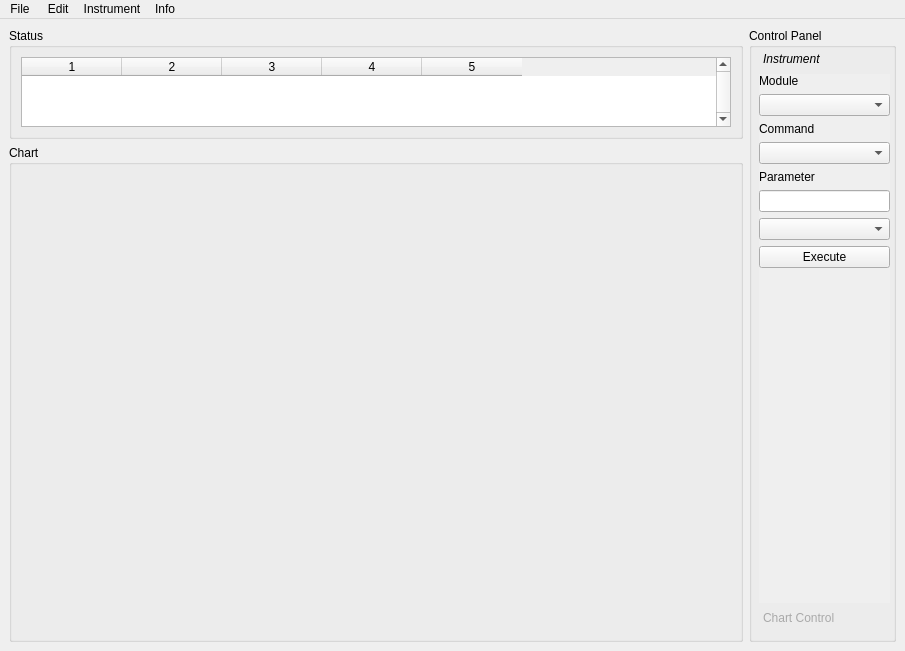
<?xml version="1.0" encoding="UTF-8"?>
<ui version="4.0">
 <class>MainWindow</class>
 <widget class="QMainWindow" name="MainWindow">
  <property name="geometry">
   <rect>
    <x>0</x>
    <y>0</y>
    <width>905</width>
    <height>651</height>
   </rect>
  </property>
  <property name="minimumSize">
   <size>
    <width>0</width>
    <height>651</height>
   </size>
  </property>
  <property name="windowTitle">
   <string>MainWindow</string>
  </property>
  <property name="layoutDirection">
   <enum>Qt::LeftToRight</enum>
  </property>
  <property name="autoFillBackground">
   <bool>false</bool>
  </property>
  <property name="styleSheet">
   <string notr="true"/>
  </property>
  <widget class="QWidget" name="centralwidget">
   <layout class="QGridLayout" name="gridLayout_2">
    <item row="0" column="0">
     <widget class="QGroupBox" name="groupBox_3">
      <property name="minimumSize">
       <size>
        <width>621</width>
        <height>61</height>
       </size>
      </property>
      <property name="maximumSize">
       <size>
        <width>16777215</width>
        <height>111</height>
       </size>
      </property>
      <property name="styleSheet">
       <string notr="true"/>
      </property>
      <property name="title">
       <string>Status</string>
      </property>
      <layout class="QGridLayout" name="gridLayout_3">
       <item row="0" column="0">
        <widget class="QTableWidget" name="statusMessage">
         <property name="verticalScrollBarPolicy">
          <enum>Qt::ScrollBarAlwaysOn</enum>
         </property>
         <property name="editTriggers">
          <set>QAbstractItemView::NoEditTriggers</set>
         </property>
         <property name="selectionMode">
          <enum>QAbstractItemView::NoSelection</enum>
         </property>
         <property name="selectionBehavior">
          <enum>QAbstractItemView::SelectRows</enum>
         </property>
         <property name="wordWrap">
          <bool>false</bool>
         </property>
         <property name="columnCount">
          <number>5</number>
         </property>
         <attribute name="horizontalHeaderCascadingSectionResizes">
          <bool>true</bool>
         </attribute>
         <attribute name="horizontalHeaderDefaultSectionSize">
          <number>100</number>
         </attribute>
         <attribute name="horizontalHeaderMinimumSectionSize">
          <number>56</number>
         </attribute>
         <attribute name="horizontalHeaderStretchLastSection">
          <bool>false</bool>
         </attribute>
         <attribute name="verticalHeaderVisible">
          <bool>false</bool>
         </attribute>
         <attribute name="verticalHeaderStretchLastSection">
          <bool>false</bool>
         </attribute>
         <column/>
         <column/>
         <column/>
         <column/>
         <column/>
        </widget>
       </item>
      </layout>
     </widget>
    </item>
    <item row="0" column="1" rowspan="2">
     <widget class="QGroupBox" name="groupBox_2">
      <property name="sizePolicy">
       <sizepolicy hsizetype="Maximum" vsizetype="Preferred">
        <horstretch>0</horstretch>
        <verstretch>0</verstretch>
       </sizepolicy>
      </property>
      <property name="minimumSize">
       <size>
        <width>147</width>
        <height>0</height>
       </size>
      </property>
      <property name="maximumSize">
       <size>
        <width>200</width>
        <height>16777215</height>
       </size>
      </property>
      <property name="title">
       <string>Control Panel</string>
      </property>
      <widget class="QWidget" name="layoutWidget">
       <property name="geometry">
        <rect>
         <x>10</x>
         <y>20</y>
         <width>131</width>
         <height>581</height>
        </rect>
       </property>
       <layout class="QVBoxLayout" name="verticalLayout">
        <item>
         <widget class="QToolBox" name="toolBox">
          <property name="sizePolicy">
           <sizepolicy hsizetype="Expanding" vsizetype="Expanding">
            <horstretch>0</horstretch>
            <verstretch>0</verstretch>
           </sizepolicy>
          </property>
          <property name="layoutDirection">
           <enum>Qt::LeftToRight</enum>
          </property>
          <property name="styleSheet">
           <string notr="true">QToolBox::tab {
    background: qlineargradient(x1: 0, y1: 0, x2: 0, y2: 1,
                                stop: 0 #E1E1E1, stop: 0.4 #DDDDDD,
                                stop: 0.5 #D8D8D8, stop: 1.0 #D3D3D3);
    border-radius: 5px;
    color: darkgray;
}

QToolBox::tab:selected { /* italicize selected tabs */
    font: italic;
    color: black;
}</string>
          </property>
          <property name="currentIndex">
           <number>0</number>
          </property>
          <property name="tabSpacing">
           <number>4</number>
          </property>
          <widget class="QWidget" name="UserCtrl">
           <property name="geometry">
            <rect>
             <x>0</x>
             <y>0</y>
             <width>129</width>
             <height>521</height>
            </rect>
           </property>
           <property name="sizePolicy">
            <sizepolicy hsizetype="Expanding" vsizetype="Preferred">
             <horstretch>0</horstretch>
             <verstretch>0</verstretch>
            </sizepolicy>
           </property>
           <attribute name="label">
            <string>Instrument</string>
           </attribute>
           <widget class="QWidget" name="layoutWidget">
            <property name="geometry">
             <rect>
              <x>0</x>
              <y>0</y>
              <width>131</width>
              <height>259</height>
             </rect>
            </property>
            <layout class="QGridLayout" name="gridLayout">
             <item row="0" column="0">
              <widget class="QLabel" name="label">
               <property name="text">
                <string>Module</string>
               </property>
              </widget>
             </item>
             <item row="1" column="0">
              <widget class="QComboBox" name="moduleCombobox"/>
             </item>
             <item row="2" column="0">
              <widget class="QLabel" name="label_3">
               <property name="text">
                <string>Command</string>
               </property>
              </widget>
             </item>
             <item row="3" column="0">
              <widget class="QComboBox" name="commandCombobox"/>
             </item>
             <item row="4" column="0">
              <widget class="QLabel" name="label_2">
               <property name="text">
                <string>Parameter</string>
               </property>
              </widget>
             </item>
             <item row="5" column="0">
              <widget class="QLineEdit" name="commandParameter">
               <property name="maxLength">
                <number>15</number>
               </property>
              </widget>
             </item>
             <item row="6" column="0">
              <widget class="QComboBox" name="choicesComboBox"/>
             </item>
             <item row="7" column="0">
              <widget class="QPushButton" name="executeButton">
               <property name="text">
                <string>Execute</string>
               </property>
              </widget>
             </item>
             <item row="8" column="0">
              <spacer name="verticalSpacer_2">
               <property name="orientation">
                <enum>Qt::Vertical</enum>
               </property>
               <property name="sizeHint" stdset="0">
                <size>
                 <width>20</width>
                 <height>40</height>
                </size>
               </property>
              </spacer>
             </item>
            </layout>
           </widget>
          </widget>
          <widget class="QWidget" name="UserInst">
           <property name="geometry">
            <rect>
             <x>0</x>
             <y>0</y>
             <width>129</width>
             <height>521</height>
            </rect>
           </property>
           <attribute name="label">
            <string>Chart Control</string>
           </attribute>
           <widget class="QWidget" name="layoutWidget">
            <property name="geometry">
             <rect>
              <x>0</x>
              <y>2</y>
              <width>124</width>
              <height>443</height>
             </rect>
            </property>
            <layout class="QGridLayout" name="gridLayout_5">
             <item row="0" column="0">
              <layout class="QVBoxLayout" name="verticalLayout_2">
               <item>
                <widget class="QCheckBox" name="chartDecimateCheckBox">
                 <property name="text">
                  <string>Decimate</string>
                 </property>
                </widget>
               </item>
               <item>
                <widget class="QCheckBox" name="chartAutoRangeCheckBox">
                 <property name="text">
                  <string>AutoRange</string>
                 </property>
                </widget>
               </item>
               <item>
                <widget class="QCheckBox" name="showLegend">
                 <property name="text">
                  <string>Show Legend</string>
                 </property>
                </widget>
               </item>
              </layout>
             </item>
             <item row="1" column="0">
              <layout class="QHBoxLayout" name="horizontalLayout">
               <item>
                <widget class="QCheckBox" name="channel0colour">
                 <property name="maximumSize">
                  <size>
                   <width>5</width>
                   <height>22</height>
                  </size>
                 </property>
                 <property name="text">
                  <string/>
                 </property>
                 <property name="checkable">
                  <bool>false</bool>
                 </property>
                </widget>
               </item>
               <item>
                <widget class="QPushButton" name="channel0Button">
                 <property name="sizePolicy">
                  <sizepolicy hsizetype="Expanding" vsizetype="Fixed">
                   <horstretch>0</horstretch>
                   <verstretch>0</verstretch>
                  </sizepolicy>
                 </property>
                 <property name="text">
                  <string>PushButton</string>
                 </property>
                 <property name="checkable">
                  <bool>true</bool>
                 </property>
                </widget>
               </item>
              </layout>
             </item>
             <item row="2" column="0">
              <layout class="QHBoxLayout" name="horizontalLayout_2">
               <item>
                <widget class="QCheckBox" name="channel1colour">
                 <property name="maximumSize">
                  <size>
                   <width>5</width>
                   <height>22</height>
                  </size>
                 </property>
                 <property name="text">
                  <string/>
                 </property>
                 <property name="checkable">
                  <bool>false</bool>
                 </property>
                </widget>
               </item>
               <item>
                <widget class="QPushButton" name="channel1Button">
                 <property name="sizePolicy">
                  <sizepolicy hsizetype="Expanding" vsizetype="Fixed">
                   <horstretch>0</horstretch>
                   <verstretch>0</verstretch>
                  </sizepolicy>
                 </property>
                 <property name="text">
                  <string>PushButton</string>
                 </property>
                 <property name="checkable">
                  <bool>true</bool>
                 </property>
                </widget>
               </item>
              </layout>
             </item>
             <item row="3" column="0">
              <layout class="QHBoxLayout" name="horizontalLayout_3">
               <item>
                <widget class="QCheckBox" name="channel2colour">
                 <property name="maximumSize">
                  <size>
                   <width>5</width>
                   <height>22</height>
                  </size>
                 </property>
                 <property name="text">
                  <string/>
                 </property>
                 <property name="checkable">
                  <bool>false</bool>
                 </property>
                </widget>
               </item>
               <item>
                <widget class="QPushButton" name="channel2Button">
                 <property name="sizePolicy">
                  <sizepolicy hsizetype="Expanding" vsizetype="Fixed">
                   <horstretch>0</horstretch>
                   <verstretch>0</verstretch>
                  </sizepolicy>
                 </property>
                 <property name="text">
                  <string>PushButton</string>
                 </property>
                 <property name="checkable">
                  <bool>true</bool>
                 </property>
                </widget>
               </item>
              </layout>
             </item>
             <item row="4" column="0">
              <layout class="QHBoxLayout" name="horizontalLayout_4">
               <item>
                <widget class="QCheckBox" name="channel3colour">
                 <property name="maximumSize">
                  <size>
                   <width>5</width>
                   <height>22</height>
                  </size>
                 </property>
                 <property name="text">
                  <string/>
                 </property>
                 <property name="checkable">
                  <bool>false</bool>
                 </property>
                </widget>
               </item>
               <item>
                <widget class="QPushButton" name="channel3Button">
                 <property name="sizePolicy">
                  <sizepolicy hsizetype="Expanding" vsizetype="Fixed">
                   <horstretch>0</horstretch>
                   <verstretch>0</verstretch>
                  </sizepolicy>
                 </property>
                 <property name="text">
                  <string>PushButton</string>
                 </property>
                 <property name="checkable">
                  <bool>true</bool>
                 </property>
                </widget>
               </item>
              </layout>
             </item>
             <item row="5" column="0">
              <layout class="QHBoxLayout" name="horizontalLayout_5">
               <item>
                <widget class="QCheckBox" name="channel4colour">
                 <property name="maximumSize">
                  <size>
                   <width>5</width>
                   <height>22</height>
                  </size>
                 </property>
                 <property name="text">
                  <string/>
                 </property>
                 <property name="checkable">
                  <bool>false</bool>
                 </property>
                </widget>
               </item>
               <item>
                <widget class="QPushButton" name="channel4Button">
                 <property name="sizePolicy">
                  <sizepolicy hsizetype="Expanding" vsizetype="Fixed">
                   <horstretch>0</horstretch>
                   <verstretch>0</verstretch>
                  </sizepolicy>
                 </property>
                 <property name="text">
                  <string>PushButton</string>
                 </property>
                 <property name="checkable">
                  <bool>true</bool>
                 </property>
                </widget>
               </item>
              </layout>
             </item>
             <item row="6" column="0">
              <layout class="QHBoxLayout" name="horizontalLayout_6">
               <item>
                <widget class="QCheckBox" name="channel5colour">
                 <property name="maximumSize">
                  <size>
                   <width>5</width>
                   <height>22</height>
                  </size>
                 </property>
                 <property name="text">
                  <string/>
                 </property>
                 <property name="checkable">
                  <bool>false</bool>
                 </property>
                </widget>
               </item>
               <item>
                <widget class="QPushButton" name="channel5Button">
                 <property name="sizePolicy">
                  <sizepolicy hsizetype="Expanding" vsizetype="Fixed">
                   <horstretch>0</horstretch>
                   <verstretch>0</verstretch>
                  </sizepolicy>
                 </property>
                 <property name="text">
                  <string>PushButton</string>
                 </property>
                 <property name="checkable">
                  <bool>true</bool>
                 </property>
                </widget>
               </item>
              </layout>
             </item>
             <item row="7" column="0">
              <layout class="QHBoxLayout" name="horizontalLayout_7">
               <item>
                <widget class="QCheckBox" name="channel6colour">
                 <property name="maximumSize">
                  <size>
                   <width>5</width>
                   <height>22</height>
                  </size>
                 </property>
                 <property name="text">
                  <string/>
                 </property>
                 <property name="checkable">
                  <bool>false</bool>
                 </property>
                </widget>
               </item>
               <item>
                <widget class="QPushButton" name="channel6Button">
                 <property name="sizePolicy">
                  <sizepolicy hsizetype="Expanding" vsizetype="Fixed">
                   <horstretch>0</horstretch>
                   <verstretch>0</verstretch>
                  </sizepolicy>
                 </property>
                 <property name="text">
                  <string>PushButton</string>
                 </property>
                 <property name="checkable">
                  <bool>true</bool>
                 </property>
                </widget>
               </item>
              </layout>
             </item>
             <item row="8" column="0">
              <layout class="QHBoxLayout" name="horizontalLayout_8">
               <item>
                <widget class="QCheckBox" name="channel7colour">
                 <property name="maximumSize">
                  <size>
                   <width>5</width>
                   <height>22</height>
                  </size>
                 </property>
                 <property name="text">
                  <string/>
                 </property>
                 <property name="checkable">
                  <bool>false</bool>
                 </property>
                </widget>
               </item>
               <item>
                <widget class="QPushButton" name="channel7Button">
                 <property name="sizePolicy">
                  <sizepolicy hsizetype="Expanding" vsizetype="Fixed">
                   <horstretch>0</horstretch>
                   <verstretch>0</verstretch>
                  </sizepolicy>
                 </property>
                 <property name="text">
                  <string>PushButton</string>
                 </property>
                 <property name="checkable">
                  <bool>true</bool>
                 </property>
                </widget>
               </item>
              </layout>
             </item>
             <item row="9" column="0">
              <layout class="QHBoxLayout" name="horizontalLayout_9">
               <item>
                <widget class="QCheckBox" name="channel8colour">
                 <property name="maximumSize">
                  <size>
                   <width>5</width>
                   <height>22</height>
                  </size>
                 </property>
                 <property name="text">
                  <string/>
                 </property>
                 <property name="checkable">
                  <bool>false</bool>
                 </property>
                </widget>
               </item>
               <item>
                <widget class="QPushButton" name="channel8Button">
                 <property name="sizePolicy">
                  <sizepolicy hsizetype="Expanding" vsizetype="Fixed">
                   <horstretch>0</horstretch>
                   <verstretch>0</verstretch>
                  </sizepolicy>
                 </property>
                 <property name="text">
                  <string>PushButton</string>
                 </property>
                 <property name="checkable">
                  <bool>true</bool>
                 </property>
                </widget>
               </item>
              </layout>
             </item>
             <item row="10" column="0">
              <spacer name="verticalSpacer">
               <property name="orientation">
                <enum>Qt::Vertical</enum>
               </property>
               <property name="sizeHint" stdset="0">
                <size>
                 <width>20</width>
                 <height>40</height>
                </size>
               </property>
              </spacer>
             </item>
            </layout>
           </widget>
          </widget>
         </widget>
        </item>
       </layout>
      </widget>
     </widget>
    </item>
    <item row="1" column="0">
     <widget class="QGroupBox" name="groupBox">
      <property name="sizePolicy">
       <sizepolicy hsizetype="Expanding" vsizetype="Preferred">
        <horstretch>0</horstretch>
        <verstretch>0</verstretch>
       </sizepolicy>
      </property>
      <property name="styleSheet">
       <string notr="true"/>
      </property>
      <property name="title">
       <string>Chart</string>
      </property>
      <layout class="QGridLayout" name="gridLayout_4">
       <item row="0" column="0">
        <widget class="QWidget" name="mplwindow" native="true">
         <property name="sizePolicy">
          <sizepolicy hsizetype="Expanding" vsizetype="Expanding">
           <horstretch>0</horstretch>
           <verstretch>0</verstretch>
          </sizepolicy>
         </property>
         <property name="styleSheet">
          <string notr="true"/>
         </property>
         <layout class="QVBoxLayout" name="mplvl"/>
        </widget>
       </item>
      </layout>
     </widget>
    </item>
   </layout>
  </widget>
  <widget class="QMenuBar" name="menubar">
   <property name="geometry">
    <rect>
     <x>0</x>
     <y>0</y>
     <width>905</width>
     <height>27</height>
    </rect>
   </property>
   <widget class="QMenu" name="menuFile">
    <property name="title">
     <string>File</string>
    </property>
    <addaction name="actionConfiguration"/>
    <addaction name="actionExit"/>
   </widget>
   <widget class="QMenu" name="menuAbout">
    <property name="title">
     <string>Info</string>
    </property>
    <addaction name="actionAbout"/>
   </widget>
   <widget class="QMenu" name="menuEdit">
    <property name="title">
     <string> Edit</string>
    </property>
    <addaction name="actionInstrument_Attrib"/>
   </widget>
   <widget class="QMenu" name="menuInstrument">
    <property name="title">
     <string>Instrument</string>
    </property>
   </widget>
   <addaction name="menuFile"/>
   <addaction name="menuEdit"/>
   <addaction name="menuInstrument"/>
   <addaction name="menuAbout"/>
  </widget>
  <action name="actionExit">
   <property name="text">
    <string>Exit</string>
   </property>
  </action>
  <action name="actionConfiguration">
   <property name="text">
    <string>Configuration</string>
   </property>
  </action>
  <action name="actionControllerEditor">
   <property name="text">
    <string>Futurlec Controller</string>
   </property>
  </action>
  <action name="actionObserveratory">
   <property name="text">
    <string>Observeratory</string>
   </property>
  </action>
  <action name="actionManual">
   <property name="text">
    <string>Manual</string>
   </property>
  </action>
  <action name="action">
   <property name="text">
    <string>About</string>
   </property>
  </action>
  <action name="actionInstrumentBuilder">
   <property name="text">
    <string>Instrument Builder</string>
   </property>
  </action>
  <action name="actionInstrument_Attributes">
   <property name="text">
    <string>Instrument Attributes</string>
   </property>
  </action>
  <action name="actionInstrument_Attrib">
   <property name="text">
    <string>Instrument Attributes</string>
   </property>
  </action>
  <action name="actionAbout">
   <property name="text">
    <string>About</string>
   </property>
  </action>
 </widget>
 <resources/>
 <connections/>
</ui>
